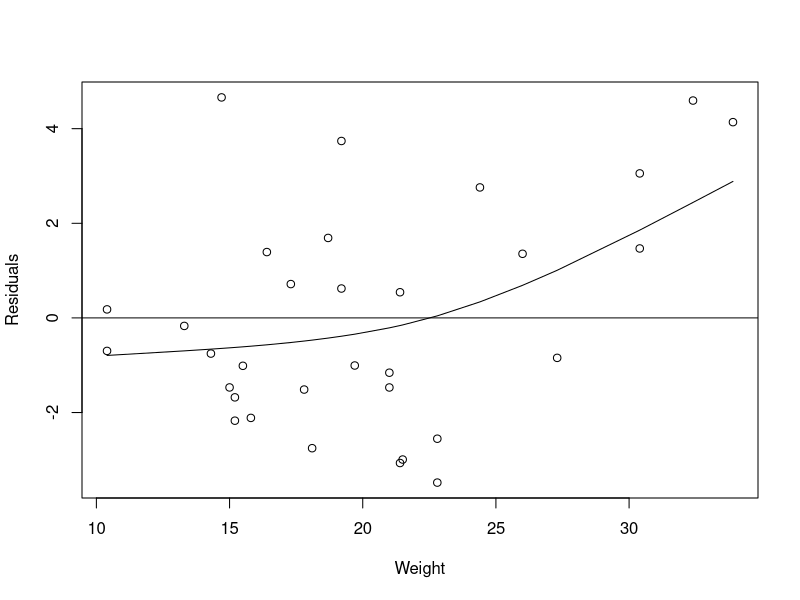
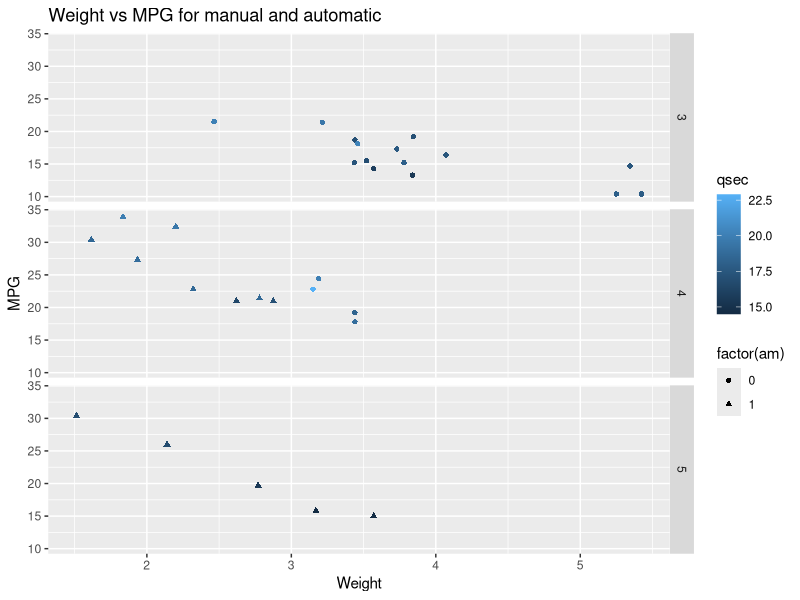

These figures' R source, in order:
## ---- chunk 1
knitr::opts_chunk$set(echo = TRUE)
## ---- chunk 2
fit0<-lm(mpg~factor(am)-1,mtcars)
coef(summary(fit0))
## ---- chunk 3
coef(summary(lm(mpg~.,mtcars)))
## ---- chunk 4
fit1<-lm(mpg ~wt-1,mtcars)
fit2<-update(fit1,mpg ~wt+factor(am)-1,mtcars)
fit3<-update(fit2,mpg ~wt+factor(am) + qsec-1 , mtcars)
anova(fit1,fit2,fit3)
## ---- chunk 5
pe <- coef(summary(fit0))["factor(am)1", "Estimate"]
se <- coef(summary(fit0))["factor(am)1", "Std. Error"]
n <- length(mtcars$mpg)
tstat <- qt(1 - 0.05/2, n - 2)  # n - 2 for model with intercept and slope
pe + c(-1, 1) * (se * tstat)
## ---- chunk 6
pe <- coef(summary(fit3))["factor(am)1", "Estimate"]
se <- coef(summary(fit3))["factor(am)1", "Std. Error"]
n <- length(mtcars$mpg)
tstat <- qt(1 - 0.05/2, n - 2)  # n - 2 for model with intercept and slope
pe + c(-1, 1) * (se * tstat)
## ---- chunk 7
fit3<-lm(mpg ~wt+factor(am)+qsec,mtcars-1)
rs=resid(fit3)
plot(mtcars$mpg,rs,xlab="Weight",ylab="Residuals")
abline(0,0)

smoothingSpline = smooth.spline(mtcars$mpg,rs, spar=1)
lines(smoothingSpline)
## ---- chunk 8
require(ggplot2)
# trangles are manual, dots are automatic
# color is qsec, lighter is higher qsec, darker is lower qsec
# gears: top graph 3, middle 4, bottom 5 
g<-ggplot(mtcars,aes(wt,mpg))
g<-g+geom_point(aes(color=qsec,shape=factor(am)))
g<-g+facet_grid(gear ~ .)
g<-g+ggtitle("Weight vs MPG for manual and automatic")
g<-g+xlab("Weight")
g<-g+ylab("MPG")
g
